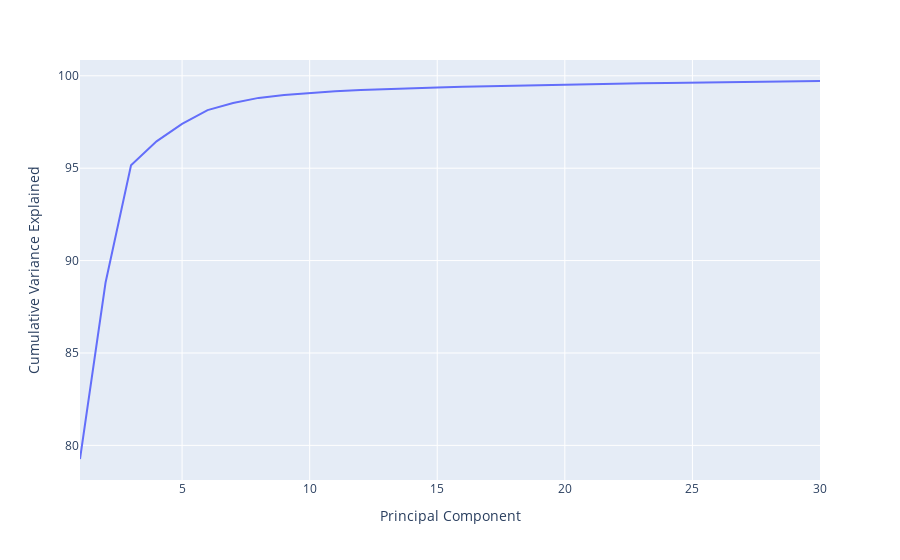

Here is the notebook cell this chart was saved with:
### Code cell
import plotly.express as px

explained_variance = pca.explained_variance_ratio_
cumulative_variance = explained_variance.cumsum() * 100

fig_variance = px.line(x=list(range(1, 31)), y=cumulative_variance, labels={'x': 'Principal Component', 'y': 'Cumulative Variance Explained'})
fig_variance.show()

### Figure 1 — Plotly figure (JSON) as saved in the notebook; plotly's stock layout.template omitted (floating-point values rounded to 4 significant figures)
{"data": [{"hovertemplate": "Principal Component=%{x}<br>Cumulative Variance Explained=%{y}<extra></extra>", "legendgroup": "", "line": {"color": "#636efa", "dash": "solid"}, "marker": {"symbol": "circle"}, "mode": "lines", "name": "", "orientation": "v", "showlegend": false, "type": "scatter", "x": [1, 2, 3, 4, 5, 6, 7, 8, 9, 10, 11, 12, 13, 14, 15, 16, 17, 18, 19, 20, 21, 22, 23, 24, 25, 26, 27, 28, 29, 30], "xaxis": "x", "y": [79.26, 88.8, 95.15, 96.45, 97.4, 98.14, 98.53, 98.8, 98.95, 99.07, 99.16, 99.23, 99.29, 99.33, 99.37, 99.41, 99.44, 99.47, 99.5, 99.52, 99.55, 99.57, 99.59, 99.61, 99.63, 99.65, 99.67, 99.69, 99.7, 99.72], "yaxis": "y"}], "layout": {"autosize": true, "legend": {"tracegroupgap": 0}, "margin": {"t": 60}, "xaxis": {"anchor": "y", "autorange": true, "domain": [0, 1], "range": [1, 30], "title": {"text": "Principal Component"}, "type": "linear"}, "yaxis": {"anchor": "x", "autorange": true, "domain": [0, 1], "range": [78.13, 100.9], "title": {"text": "Cumulative Variance Explained"}, "type": "linear"}}}
